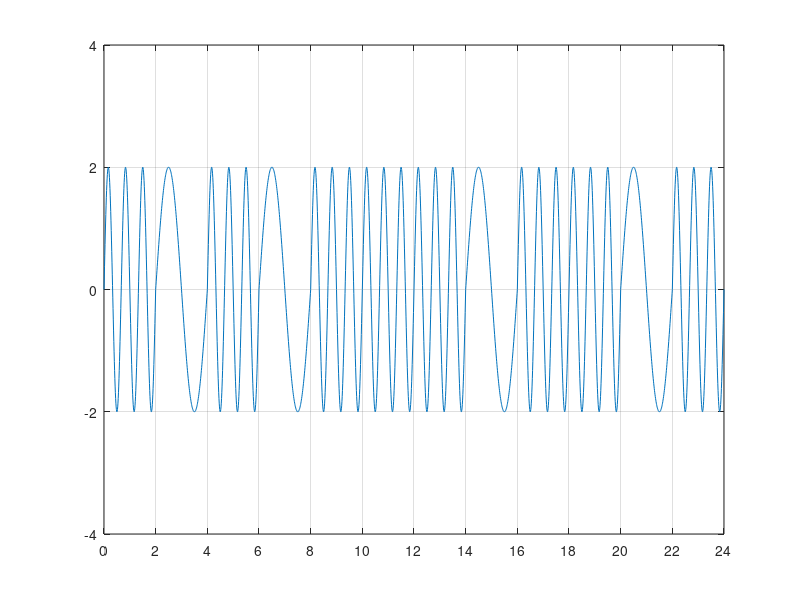

The MATLAB source for this figure:
clc;
clear all;

bits = [1 0 1 0 1 1 1 0 1 1 0 1];
bitDuration = 2;

fs = 100;
totalTime = length(bits) * bitDuration;
time = 0 : 1/fs : totalTime;

amplitude = 2;
f1 = 1.5;
f0 = 0.5;
carrierSignalForOne = amplitude * sin(2 * pi * f1 * time);
carrierSignalForZero = amplitude * sin(2 * pi * f0 * time);

idx = 1;
for i = 1 : length(time)
  if bits(idx) == 1
    modulatedSignal(i) = carrierSignalForOne(i);
  else
    modulatedSignal(i) = carrierSignalForZero(i);
  endif
  if time(i) / bitDuration >= idx
    idx = idx + 1;
  endif
endfor

plot(time, modulatedSignal);
grid on;
xticks([0 : 2 : totalTime]);
xlim([0 totalTime]);
ylim([-amplitude-2 amplitude+2]);

idx = 1;
for i = 1 : length(time)
  if time(i)/bitDuration >= idx
    if modulatedSignal(i) == carrierSignalForOne(i)
      demodulatedSignal(idx) = 1;
    else 
      demodulatedSignal(idx) = 0;
    endif
    idx = idx + 1;
  endif
endfor

disp(demodulatedSignal);
all(demodulatedSignal == bits)

